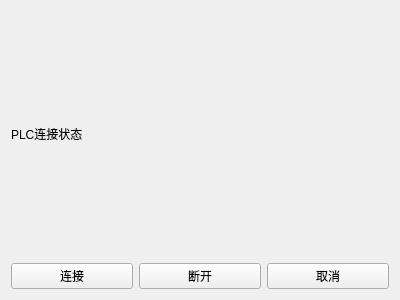
<?xml version="1.0" encoding="UTF-8"?>
<ui version="4.0">
 <class>PlcConnect</class>
 <widget class="QWidget" name="PlcConnect">
  <property name="geometry">
   <rect>
    <x>0</x>
    <y>0</y>
    <width>400</width>
    <height>300</height>
   </rect>
  </property>
  <property name="windowTitle">
   <string>Form</string>
  </property>
  <layout class="QGridLayout" name="gridLayout">
   <item row="0" column="0">
    <layout class="QVBoxLayout" name="verticalLayout">
     <item>
      <widget class="QLabel" name="labelStatus">
       <property name="text">
        <string>PLC连接状态</string>
       </property>
      </widget>
     </item>
     <item>
      <layout class="QHBoxLayout" name="horizontalLayout">
       <item>
        <widget class="QPushButton" name="btnConnect">
         <property name="text">
          <string>连接</string>
         </property>
        </widget>
       </item>
       <item>
        <widget class="QPushButton" name="btnDisconnect">
         <property name="text">
          <string>断开</string>
         </property>
        </widget>
       </item>
       <item>
        <widget class="QPushButton" name="btnClose">
         <property name="text">
          <string>取消</string>
         </property>
        </widget>
       </item>
      </layout>
     </item>
    </layout>
   </item>
  </layout>
 </widget>
 <resources/>
 <connections/>
</ui>
